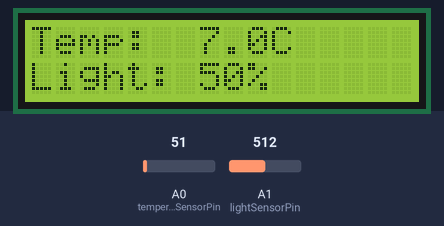
The sketch below on a simulated Arduino Uno, built with avr-gcc and run on an emulated ATmega328P. On the bench: 16×2 character LCD. The test bench sets the inputs (shaded band); at power-on: A1 (lightSensorPin) = 512, A0 (temperatureSensorPin) = 51.

Above: at 1.2 s.
1.3 s: A1 (lightSensorPin) set to 111
At 2.3 s:
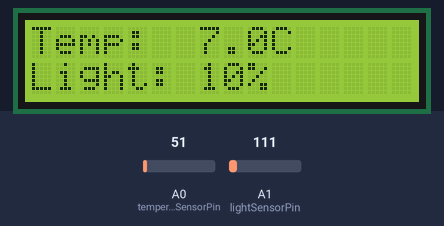
3.0 s: A1 (lightSensorPin) set to 98
At 3.7 s:
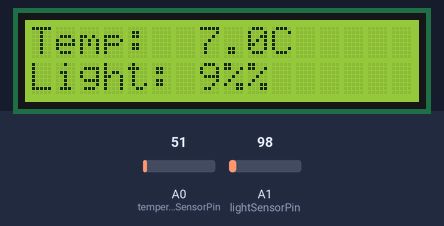
4.5 s: A0 (temperatureSensorPin) set to 61
At 5.0 s:
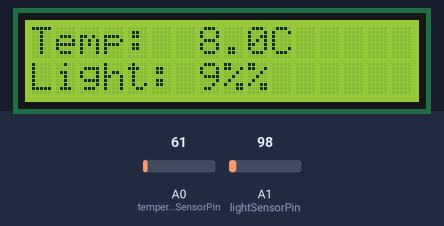
6.0 s: A0 (temperatureSensorPin) set to 71
At 7.2 s:
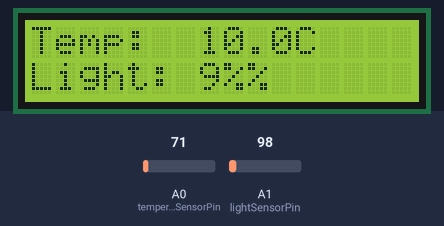
7.5 s: A0 (temperatureSensorPin) set to 64
At 8.7 s:
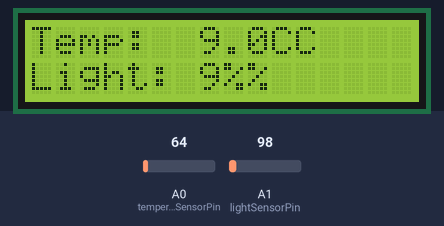
9.0 s: A1 (lightSensorPin) set to 122
At 10.2 s:
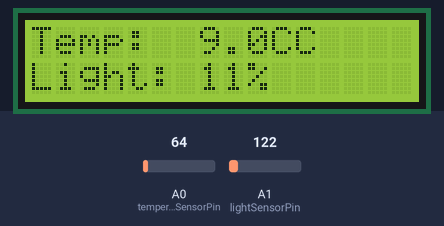
Timing chart, 0 to 11.5 s (numbered marks = the images above; inputs shaded):
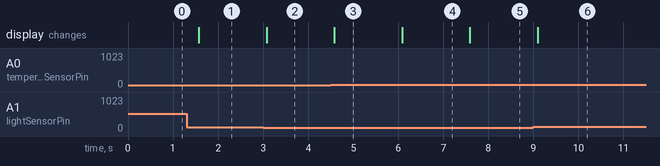

The sketch:

Photo-temp-lcd.ino
```cpp
#include <LiquidCrystal.h>

LiquidCrystal lcd(12, 11, 10, 9, 8, 7);

const int temperatureSensorPin = A0;
const int lightSensorPin = A1;

void setup() {
  lcd.begin(16, 2);
  lcd.print("Temp:");
  lcd.setCursor(0, 1);
  lcd.print("Light:");
}

void loop() {
  int temperatureValue = analogRead(temperatureSensorPin);
  int lightValue = analogRead(lightSensorPin);

  float temperatureCelsius = map(temperatureValue, 0, 1023, 0, 150); // convert raw sensor value to temperature in Celsius
  int lightPercentage = map(lightValue, 0, 1023, 0, 100); // convert raw sensor value to percentage

  lcd.setCursor(7, 0);
  lcd.print(temperatureCelsius, 1);
  lcd.print("C");

  lcd.setCursor(7, 1);
  lcd.print(lightPercentage);
  lcd.print("%");

  delay(500);
}
```

Measured:
- the behaviour switches between 103 and 102 on A1 (lightSensorPin) (found by bisection; images 1 and 2)
- the behaviour switches between 69 and 68 on A0 (temperatureSensorPin) (found by bisection; images 4 and 5)
- after the input at 1.3 s, the display: changes after 0.27 s (image 1)
- after the input at 3.0 s, the display: changes after 0.08 s (image 2)
- after the input at 4.5 s, the display: changes after 0.08 s (image 3)
- after the input at 6.0 s, the display: changes after 0.09 s (image 4)
- after the input at 7.5 s, the display: changes after 0.09 s (image 5)
- after the input at 9.0 s, the display: changes after 0.10 s (image 6)
